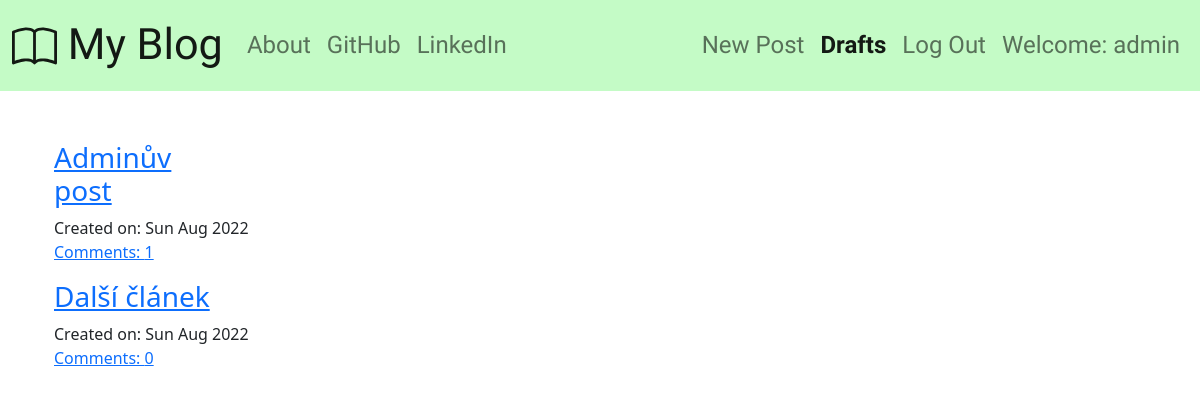
Page /drafts/ (signed in) on the committed database.
### blog_app/models.py (models this page shows, shortened)
class Post(models.Model):
    author      = models.ForeignKey('auth.User', on_delete=models.CASCADE)
    title       = models.CharField(max_length = 200)
    text        = models.TextField()
    create_date = models.DateTimeField(default = timezone.now)
    published_date = models.DateTimeField(blank = True, null = True)
    def approved_comments(self):
        return self.comments.filter(approved_comment = True)

### blog_app/views.py (the view)
# urls.py: path('drafts/', views.DraftListView.as_view(), name = 'post_draft_list'),
class DraftListView(LoginRequiredMixin, ListView):
    login_url = '/login/'
    redirect_field_name = 'blog/post_list.html'
    model = Post
    success_url = reverse_lazy('post_list')
    def get_queryset(self):
        return Post.objects.filter(published_date__isnull = True).order_by('create_date')

### blog_app/templates/blog_app/post_list.html (shortened to what this page needs)
{% extends "blog_app/base.html" %}
{% block content %}
  {% for post in post_list %}
  <div class="container">
    <div class="row">
      <div class="col col-lg-2">
        <a href="{% url 'post_detail' pk=post.pk %}"><h3>{{ post.title }}</h3></a>
      </div>
    </div>
    <div class="row">
      <div class="col">
        Created on: {{post.create_date|date:"D M Y"}}
      </div>
    </div>
    <div class="row">
      <div class="col">
        <a href="{% url 'post_detail' pk=post.pk %}">Comments: {{post.approved_comments.count}}</a>
      </div>
    </div>
    <div class="row">
      <div class="col">
      </div>
    </div>
  </div>
  {% endfor %}
{% endblock %}

### blog_app/templates/blog_app/base.html (shortened to what this page needs)
<!DOCTYPE html>
{% load static %}
<html lang="en" dir="ltr">
  <head>
    <link href="https://cdn.jsdelivr.net/npm/bootstrap@5.2.0/dist/css/bootstrap.min.css" rel="stylesheet">
    <link rel="stylesheet" href="{% static 'css/blog.css' %}">
    <link rel="stylesheet" href="//cdn.jsdelivr.net/npm/medium-editor@latest/dist/css/medium-editor.min.css" type="text/css" media="screen" charset="utf-8">
  </head>
  <body>
    <nav class="navbar navbar-custom navbar-expand-lg techfont">
      <div class="container-fluid">
        <a class="navbar-brand" href="{% url 'post_list' %}">
           My Blog
        </a>
        <div class="collapse navbar-collapse" id="navbarNav">
          <ul class="navbar-nav me-auto">
            <li class="nav-item">
              <a class="nav-link {% if request.resolver_match.url_name == 'about' %}active{% endif %}" aria-current="page" href="{% url 'about' %}">About</a>
            </li>
            <li class="nav-item">
              <a class="nav-link" href="https://github.com/BulanMartin" target="_blank">GitHub</a>
            </li>
            <li class="nav-item">
              <a class="nav-link" href="https://www.linkedin.com/in/martin-bul%C3%A1n-750310a7/" target="_blank">LinkedIn</a>
            </li>
          </ul>
          <ul class="navbar-nav ms-auto">
            {% if user.is_authenticated %}
              <li class="nav-item">
                <a class="nav-link {% if request.resolver_match.url_name == 'post_new' %}active{% endif %}" aria-current="page" href="{% url 'post_new' %}">New Post</a>
              </li>
              <li class="nav-item">
                <a class="nav-link {% if request.resolver_match.url_name == 'post_draft_list' %}active{% endif %}" href="{% url 'post_draft_list' %}">Drafts</a>
              </li>
              <li class="nav-item">
                <a class="nav-link {% if request.resolver_match.url_name == 'logout' %}active{% endif %}" href="{% url 'logout' %}">Log Out</a>
              </li>
              <li class="nav-item">
                <a class="nav-link">Welcome: {{user.username}}</a>
              </li>
            {% else %}
              <li class="nav-item">
                <a class="nav-link {% if request.resolver_match.url_name == 'login' %}active{% endif %}" href="{% url 'login' %}">Login</a>
              </li>
            {% endif %}
          </ul>
        </div>
      </div>
    </nav>
    <div class="content container">
        {% block content %}
        {% endblock %}
    </div>
  </body>
</html>

### blog_app/static/css/blog.css (style rules this page uses)
.navbar-custom { background-color: #C4FBC6; }
.navbar-brand { font-size: 1.8em; }
.content { margin-top: 50px; }
.techfont { font-family: 'Black And White Picture', sans-serif; font-size: 1.5em; margin-bottom: 10px; }
.active { font-weight: bold; }

### rows in the picture
Post: title "Adminův post", create_date "Sun Aug 2022", approved_comments.count "1"
Post: title "Další článek", create_date "Sun Aug 2022", approved_comments.count "0"

### other values in the picture
{{ user.username }} "admin"
